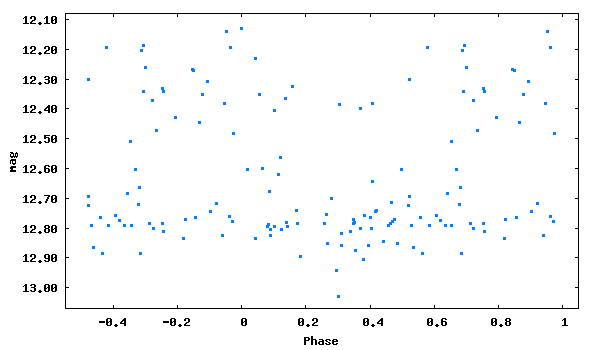

Write gnuplot code to recreate this figure.
set term png size 600,350 medium
set colors classic
set output 'phase_lc_18.png'
set xlabel 'Phase'
set ylabel 'mag'
#set title 'JDmax = 2446761.26400 + 0.1576568 x E'
set format y '%5.2f'
plot [-0.55:1.05][13.07:12.08] "phase_lc_18.dat" linecolor 3 pointtype 5 pointsize 0.3 title ""
